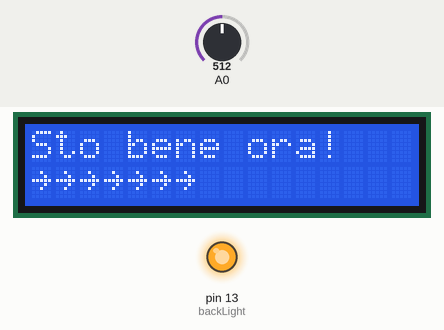
A sketch run on a simulated Arduino Uno, built with avr-gcc and run on an emulated ATmega328P. On the bench: 16×2 character LCD, output pins drawn as LEDs (lit = HIGH). Inputs (shaded band) come from the test bench; at power-on: A0 = 512. Random numbers use the default seed unless the sketch sets one; what the sketch prints to the serial monitor is not drawn.

Above: at 1.2 s.
1.3 s: A0 set to 490
At 2.0 s:
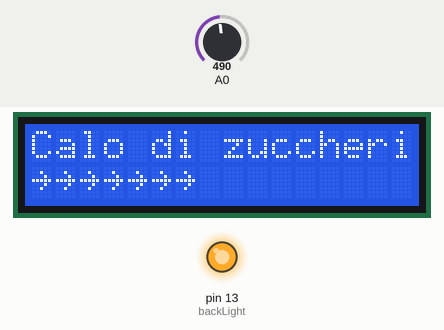
3.6 s: A0 set to 306
At 4.8 s:
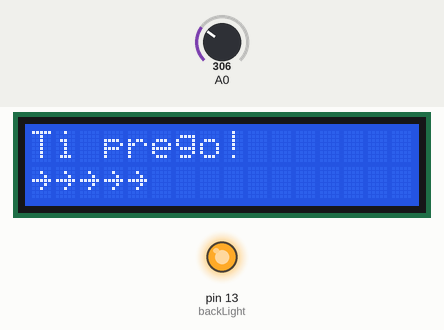
7.1 s: A0 set to 122
At 7.6 s:
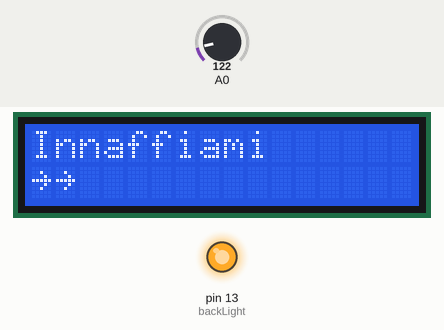
10.6 s: A0 set to 90
At 11.2 s:
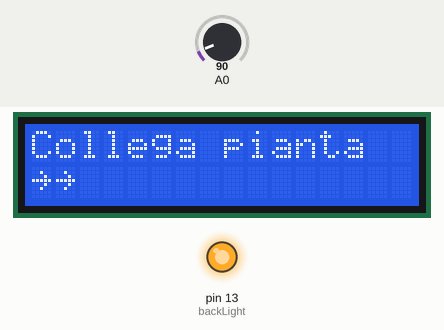
14.1 s: A0 set to 110
At 14.7 s:
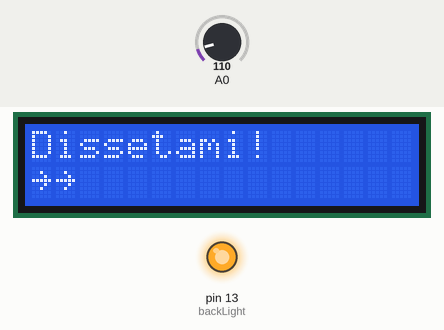
17.6 s: A0 set to 0
At 18.2 s:
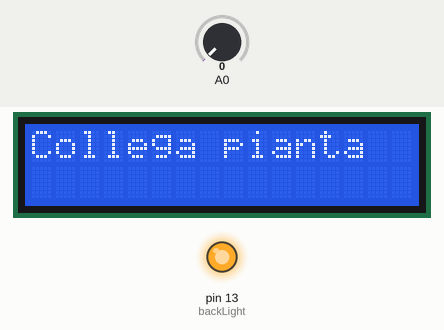
Timing chart, 0 to 20.6 s (numbered marks = the images above; inputs shaded):
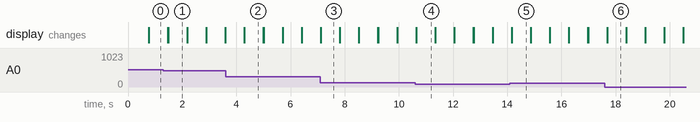

The sketch:

talkingPlant.ino
```cpp
/* Talking plant
Connect LCD to Arduino:
  LCD    -> Arduino
  --------------------------
  1|VSS| -> Arduino GND
  2|VDD| -> Arduino +5v
  3|VO | -> Arduino GND pin + Resistor or Potentiometer
  4|RS | -> Arduino pin 12
  5|RW | -> Arduino GND - pin can be conected to 11. But Ground was used here.
  6|E  | -> Arduino pin 10
  7|D0 | -> Arduino - Not Connected
  8|D1 | -> Arduino - Not Connected
  9|D2 | -> Arduino - Not Connected
 10|D3 | -> Arduino - Not Connected
 11|D4 | -> Arduino pin 5
 12|D5 | -> Arduino pin 4
 13|D6 | -> Arduino pin 3
 14|D7 | -> Arduino pin 2
 15|A  | -> Arduino Pin 13 + Resistor (Backlight power)
 16|K  | -> Arduino GND (Backlight ground)
*/

#include <LiquidCrystal.h>
const int moistureSensor = A0;
LiquidCrystal lcd(12, 11, 10, 5, 4, 3, 2);
int backLight = 13;

char thingsToSay[][80] =  {"Ti prego!",
                           "Acqua!",
                           "Dissetami!",
                           "Sto male!",
                           "Moriro'!",
                           "Un po' d'acqua?",
                           "Sali minerali!",
                           "Calo di zuccheri!",
                           "Mi salverai?",
                           "Innaffiami"};
int previousRandomNumber;

void setup() {
  pinMode(backLight, OUTPUT);
  pinMode(A0, INPUT);

  analogWrite(backLight, 150);
  lcd.begin(16,2);                    // columns, rows. size of display
  lcd.clear();                        // clear the screen

  Serial.begin(9600);
}

int generateRandomNumber(int min, int max) {
    return rand() % (max-min) + min;
}

void checkMoistureSensor() {
   int moistureState = analogRead(A0);
   Serial.println(moistureState);
   if (moistureState < 100) {
    lcd.print("Collega pianta");
   } else if (moistureState >= 100 && moistureState <= 500) {
    int randomNumber = generateRandomNumber(0, 10);
    lcd.print(thingsToSay[randomNumber]);
   } else {
    lcd.print("Sto bene ora!");
   }
   lcd.setCursor(0, 1);
   for (int i = 0; i < moistureState; i += 75) {
    lcd.print("~");
   }
   delay(700);
   lcd.clear();
}

void loop() {
  lcd.setCursor(0, 0);
  checkMoistureSensor();
}
```

Measured:
- what the display in image 1 shows lasts 0.7 s, from 1.5 s to 2.2 s
